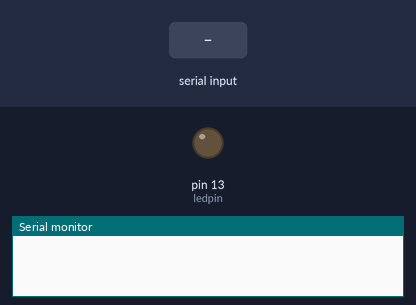
The sketch below on a simulated Arduino Uno, built with avr-gcc and run on an emulated ATmega328P. On the bench: output pins drawn as LEDs (lit = HIGH), the last lines printed to the serial monitor. Dashed ring = blinking. The inputs (shaded band) are chosen by the test bench.

Above: at 1.2 s.
1.3 s: "R" received over Serial
At 1.7 s:
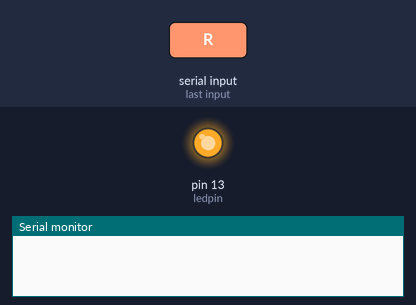
3.3 s: "F" received over Serial
At 3.46 s:
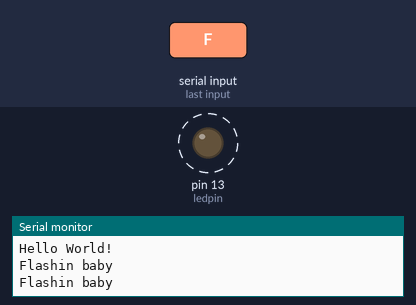
Timing chart, 0 to 6.3 s (numbered marks = the images above; inputs shaded):
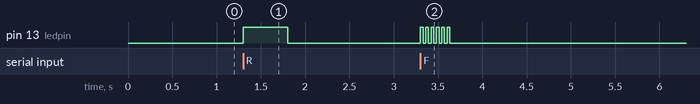

Measured:
- after the input at 1.3 s, pin 13 (ledpin): LOW → HIGH at once, → LOW 0.50 s later
- after the input at 3.3 s, pin 13 (ledpin): alternates HIGH for 0.03 s and LOW for 0.03 s, 12 changes in all, then stays LOW, starting at once

The sketch:

hello_world.ino
```cpp
int val;
int ledpin=13;
void setup() {
  Serial.begin(9600);
  pinMode(ledpin,OUTPUT);
}

void loop() {

  val = Serial.read();

  if(val=='R') {
    digitalWrite(ledpin,HIGH);
    delay(500);
    digitalWrite(ledpin,LOW);
    delay(500);
    Serial.println("Hello World!");
  }

  if(val=='F') {
    for(int i = 0; i <= 5; i++) {
      digitalWrite(ledpin,HIGH);
      delay(30);
      digitalWrite(ledpin,LOW);
      delay(30);
      Serial.println("Flashin baby");
    }
  }
}
```
